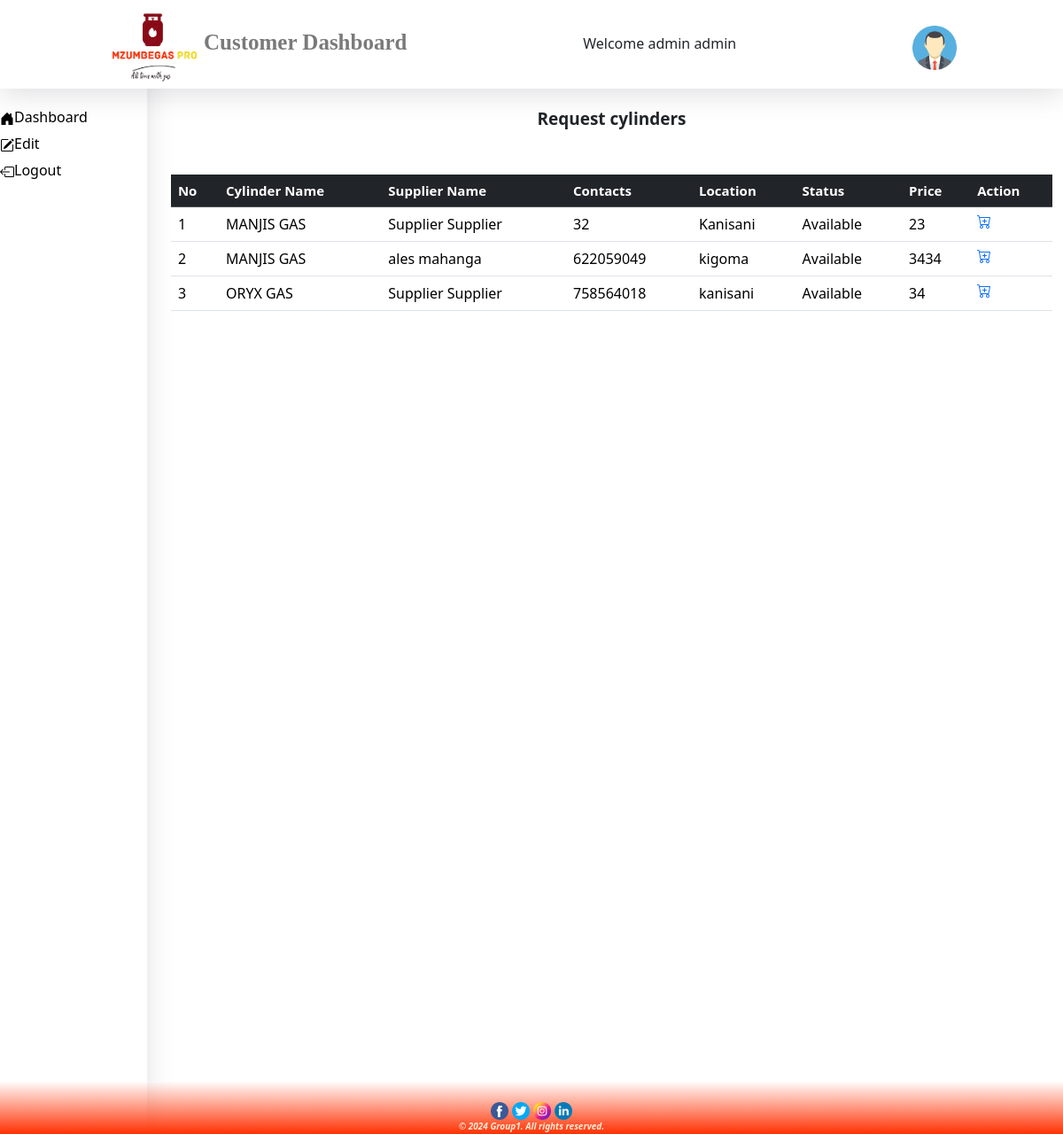
Page /customer_dashboard.php (signed in) on the committed database.
### tables this page shows
CREATE TABLE `product` (
  `id` int(11) NOT NULL,
  `cylinder` varchar(200) NOT NULL,
  `name` varchar(200) NOT NULL,
  `contact` int(25) NOT NULL,
  `location` varchar(100) NOT NULL,
  `status` varchar(100) NOT NULL,
  `price` int(5) NOT NULL,
  `supplier_id` int(11) DEFAULT NULL
);

### customer_dashboard.php (the view, shortened to what this page needs)
<?php include('./layout/customer/header.php'); ?>
<div style="display: flex;gap: 15px;position: scroll;">
<?php include('./layout/customer/sidebar.php') ?>
    <div style="height: 100vh; width: 86%;padding-top: 100px;position:scroll;">
        <div class="table-responsive" style="margin-top: 20px;">
            <P style="text-align:center;font-size: 19px;font-weight: 900;">Request cylinders</P>
            <div class="container mt-5" >
        <table class="table table-hover" id="example" width="100%">
        <thead class="table-dark" style="font-weight: 600;font-size: 15px;" width="100%">
            <tr>
                    <th>No</th>
                    <th>Cylinder Name</th>
                    <th>Supplier Name</th>
                    <th>Contacts</th>
                    <th>Location</th>
                    <th>Status</th>
                    <th>Price</th>
                    <th>Action</th>
            </tr>
        </thead>
        <tbody>
        <?php
		$sql = "SELECT * FROM product";
		$result = mysqli_query($conn,$sql);
		if($result){
			$counter=1;
			while($row=mysqli_fetch_assoc($result)){
        ?>
            <tr>
                <td><?php echo $counter;  ?></td>
                <td><?php echo $row['cylinder'];  ?></td>
                <td><?php echo $row['name'];  ?></td>
                <td><?php echo $row['contact'];  ?></td>
                <td><?php echo $row['location'];  ?></td>
                <td><?php echo $row['status'];  ?></td>
                <td><?php echo $row['price'];  ?></td>
                <td><a href="verfylocation.php?id=<?php echo $row['id'];?>"></a></td>
            </tr>
            <?php
            $counter++;
            }
        }
        ?>
        </tbody>
    </table>
</div>
            </div>
        </div>
    </div>
<?php include('./layout/customer/footer.php') ?>

### rows in the picture
product: cylinder "MANJIS GAS", name "Supplier Supplier", contact "32", location "Kanisani", status "Available", price "23"
product: cylinder "MANJIS GAS", name "ales mahanga", contact "622059049", location "kigoma", status "Available", price "3434"
product: cylinder "ORYX GAS", name "Supplier Supplier", contact "758564018", location "kanisani", status "Available", price "34"

### other values in the picture
$_SESSION['firstname'] "admin"
$_SESSION['lastname'] "admin"
